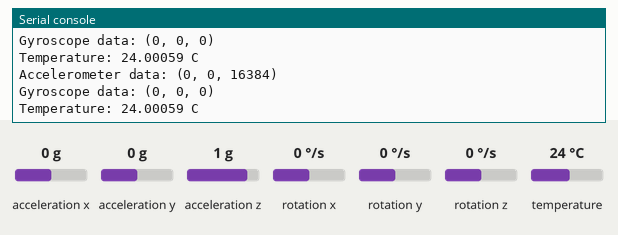
Recording of a program running on a simulated MicroPython board. Parts: the last lines printed to the serial console. The test bench sets the inputs (shaded band); at power-on: acceleration x 0 g, acceleration y 0 g, acceleration z 1 g, temperature 24 °C, rotation x 0 °/s, rotation y 0 °/s, rotation z 0 °/s.

Above: at 1.2 s.
1.3 s: acceleration x set to -1.4 g
At 2.3 s:
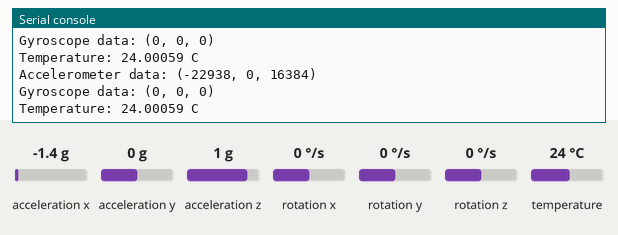
2.8 s: acceleration y set to -1.4 g
At 3.8 s:
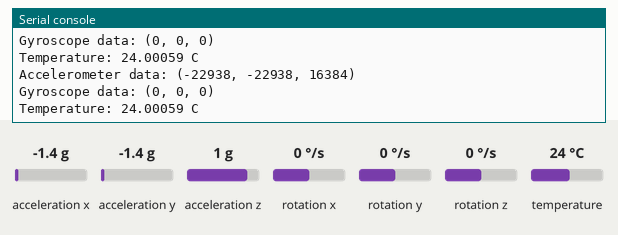
4.3 s: acceleration z set to -1.4 g
At 5.6 s:
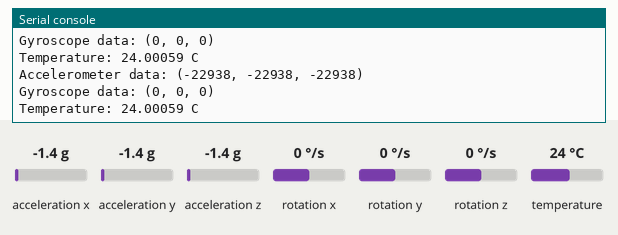
5.8 s: temperature set to 12 °C
At 6.8 s:
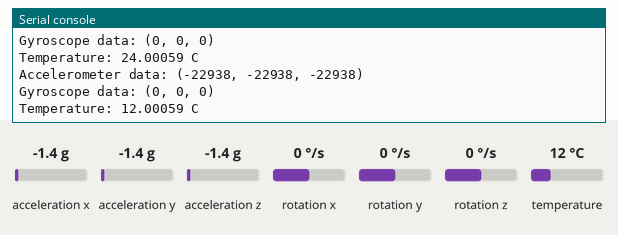

Measured:
- after the input at 1.3 s, the serial console: prints a new line after 0.71 s (image 1)
- after the input at 2.8 s, the serial console: prints a new line after 0.21 s (image 2)
- after the input at 4.3 s, the serial console: prints a new line after 0.72 s (image 3)
- after the input at 5.8 s, the serial console: prints a new line after 0.22 s (image 4)

The program:

mpu6050_working_test.py
```python
from machine import Pin, SoftI2C
import time

# Constants for MPU6050
MPU6050_ADDR = 0x68  # Device address
ACCEL_XOUT_H = 0x3B  # Accelerometer registers
GYRO_XOUT_H = 0x43   # Gyroscope registers
PWR_MGMT_1 = 0x6B    # Power management register

# Initialize I2C
scl_pin = 45  # Update to the correct pin if necessary
sda_pin = 21
i2c = SoftI2C(scl=Pin(scl_pin), sda=Pin(sda_pin))

class MPU6050:
    def __init__(self, i2c, address=MPU6050_ADDR):
        self.i2c = i2c
        self.address = address
        self.i2c.writeto_mem(self.address, PWR_MGMT_1, b'\x00')  # Wake up the MPU6050

    def read_raw_values(self, reg):
        # Reads 14 bytes from the specified register
        data = self.i2c.readfrom_mem(self.address, reg, 14)
        return data

    def get_accel_data(self):
        # Reads the raw accelerometer data
        raw_data = self.read_raw_values(ACCEL_XOUT_H)
        ax = int.from_bytes(raw_data[0:2], 'big', signed=True)
        ay = int.from_bytes(raw_data[2:4], 'big', signed=True)
        az = int.from_bytes(raw_data[4:6], 'big', signed=True)
        return (ax, ay, az)

    def get_gyro_data(self):
        # Reads the raw gyroscope data
        raw_data = self.read_raw_values(GYRO_XOUT_H)
        gx = int.from_bytes(raw_data[8:10], 'big', signed=True)
        gy = int.from_bytes(raw_data[10:12], 'big', signed=True)
        gz = int.from_bytes(raw_data[12:14], 'big', signed=True)
        return (gx, gy, gz)

    def get_temp(self):
        # Reads the temperature
        raw_data = self.read_raw_values(ACCEL_XOUT_H)
        temp_raw = int.from_bytes(raw_data[6:8], 'big', signed=True)
        # Formula to convert the raw temperature to degrees Celsius
        temp = (temp_raw / 340.0) + 36.53
        return temp

mpu = MPU6050(i2c)

while True:
    accel_data = mpu.get_accel_data()
    gyro_data = mpu.get_gyro_data()
    temp = mpu.get_temp()

    print("Accelerometer data:", accel_data)
    print("Gyroscope data:", gyro_data)
    print("Temperature:", temp, "C")

    time.sleep(1)
```
